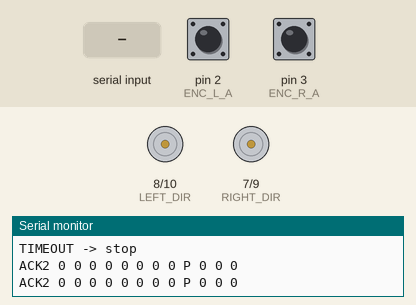
Recording of a sketch running on a simulated Arduino Uno, built with avr-gcc and run on an emulated ATmega328P. Parts: direction and speed pins drawn as motors (green arrow = direction pin HIGH = forward, orange = LOW = backward, longer = more drive), the last lines printed to the serial monitor. The inputs (shaded band) are chosen by the test bench; at power-on: pin 2 (ENC_L_A) HIGH, pin 3 (ENC_R_A) HIGH.

Above: at 1.2 s.
1.3 s: "F\n" received over Serial
At 2.1 s:
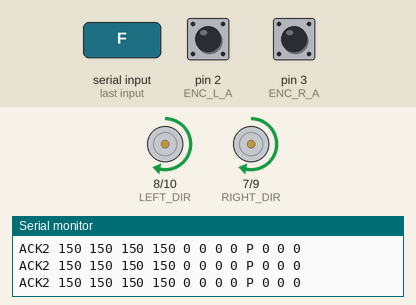
3.9 s: "B\n" received over Serial
At 4.6 s:
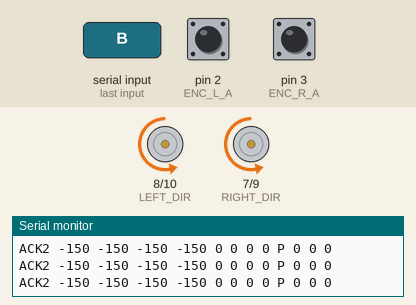
Timing chart, 0 to 6.9 s (numbered marks = the images above; inputs shaded):
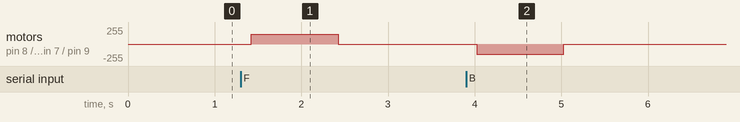

Measured:
- after the input at 1.3 s, motor on pin 8 (LEFT_DIR) / pin 10 (LEFT_PWM), motor on pin 7 (RIGHT_DIR) / pin 9 (RIGHT_PWM): stopped → forward 150/255 after 0.12 s, → stopped 1.0 s later
- after the input at 3.9 s, motor on pin 8 (LEFT_DIR) / pin 10 (LEFT_PWM), motor on pin 7 (RIGHT_DIR) / pin 9 (RIGHT_PWM): stopped → backward 150/255 after 0.12 s, → stopped 1.0 s later

The sketch:

MotorControl.ino
```cpp
/*
  Jetson Nano -> USB Serial -> Arduino Uno
  Two SmartElex 15S motor drivers, differential (tank) drive, one encoder
  per side (the two motors of a side share one driver and one encoder).

  Right driver: PWM = D9,  DIR = D7        Right encoder: A = D3 (INT1), B = A0
  Left driver:  PWM = D10, DIR = D8        Left  encoder: A = D2 (INT0), B = D4

  Protocol v3 (one line per command, newline terminated, 115200 baud)

    M<left>,<right>   raw signed PWM, -255..255 each          (open loop)
    V<left>,<right>   wheel speed targets in encoder ticks/s   (closed loop)
    G<kp>,<ki>,<kd>,<kff>,<minpwm>
                      PID gains x1000 (PWM per tick/s, per tick/s*s, ...);
                      minpwm = PWM at which a stopped wheel starts to turn
    S                 stop
    F B L R           legacy fixed-speed commands (LEGACY_SPEED)

  One "tick" = one edge of channel A (2 ticks per encoder pulse). Python
  converts ticks <-> m/s, the firmware never needs the wheel size.

  Safety (unchanged from v2)
    - Command timeout: no valid command for CMD_TIMEOUT_MS -> motors ramp to 0.
    - Slew limit: the applied PWM never changes faster than SLEW_PER_TICK per
      LOOP_TICK_MS, whatever the PID or the Jetson asks for. The direction pin
      only flips while the PWM is near zero.
    - Unknown / malformed input stops the motors.
  Added for the PID
    - The PID correction is clamped to +-CORR_MAX around the feed-forward, so
      a dead encoder can never run a wheel away.
    - A wheel that is commanded but shows no motion for FAULT_MS is flagged
      (bit in the ACK) and falls back to feed-forward only (open loop).

  Replies
    READY2 v3                      once at boot
    ACK2 tL tR cL cR vL vR eL eR m sL sR f
         t = PWM target (PID output in V mode), c = PWM applied,
         v = measured ticks/s, e = tick counters, m = P or V,
         s = ticks/s target, f = fault bits (1 = left, 2 = right encoder)
         Fields 1-4 are identical to v2, so old parsers still work.
    GAINS ok                       after a valid G command
    ERR ...                        on a bad command
*/

#define PWM_HIGH_FREQ 0   // 1 = Timer1 PWM ~3.9 kHz on D9/D10 (less motor whine)

// Encoder wiring. Quadrature (A+B) gives direction; with a single channel
// the direction is taken from the sign of the applied PWM instead.
#define ENC_QUADRATURE 1
#define ENC_INVERT_L 0    // set to 1 if forward counts go negative
#define ENC_INVERT_R 0

const int RIGHT_PWM = 9;
const int RIGHT_DIR = 7;
const int LEFT_PWM = 10;
const int LEFT_DIR = 8;

const int ENC_L_A = 2;
const int ENC_L_B = 4;
const int ENC_R_A = 3;
const int ENC_R_B = A0;

const int LEGACY_SPEED = 150;
const unsigned long CMD_TIMEOUT_MS = 1000;
const unsigned long LOOP_TICK_MS = 5;
const int SLEW_PER_TICK = 6;            // 6 PWM / 5 ms = 1200 PWM/s
const unsigned long ACK_PERIOD_MS = 100;
const unsigned long ACK_MIN_GAP_MS = 40;   // replies to commands are throttled

// PID
const unsigned long PID_PERIOD_MS = 20;    // 50 Hz speed measurement + PID
const float SPEED_FILTER = 0.5f;           // measured-speed low-pass (per PID tick)
const int SPEED_WINDOW = 5;                // speed = ticks over the last 5 PID periods (100 ms)
const float CORR_MAX = 100.0f;             // max PID correction, PWM
const float I_MAX = 80.0f;                 // integrator clamp, PWM
const unsigned long FAULT_MS = 1200;       // commanded but not moving for this long
const float FAULT_MIN_TARGET = 30.0f;      // ticks/s: below this we do not judge
const float FAULT_MOVING = 12.0f;          // ticks/s that count as "moving"

const int BUF_LEN = 48;
char buf[BUF_LEN];
int bufLen = 0;

int targetL = 0, targetR = 0;           // PWM the slew limiter walks toward
int curL = 0, curR = 0;                 // PWM applied now

// Encoder counters (written by interrupts)
volatile long encL = 0, encR = 0;

// Closed loop state
bool speedMode = false;
float spdTgtL = 0, spdTgtR = 0;         // ticks/s targets
float spdMeasL = 0, spdMeasR = 0;       // filtered ticks/s
long histL[SPEED_WINDOW], histR[SPEED_WINDOW];   // tick counters, oldest first at histIdx
unsigned long histT[SPEED_WINDOW];
int histIdx = 0;
float intL = 0, intR = 0;
float prevErrL = 0, prevErrR = 0;
unsigned long noMoveL = 0, noMoveR = 0; // ms commanded without motion
byte faultBits = 0;

// Gains (defaults are conservative; Python overwrites them with G on connect)
float kp = 0.8f, ki = 1.5f, kd = 0.0f, kff = 1.0f, minPwm = 40.0f;

unsigned long lastCmdMs = 0;
unsigned long lastTickMs = 0;
unsigned long lastAckMs = 0;
unsigned long lastPidMs = 0;
bool timedOut = false;

int clampPwm(int v) {
  if (v > 255) return 255;
  if (v < -255) return -255;
  return v;
}

int slewToward(int cur, int target) {
  if (target > cur + SLEW_PER_TICK) return cur + SLEW_PER_TICK;
  if (target < cur - SLEW_PER_TICK) return cur - SLEW_PER_TICK;
  return target;
}

void applyMotor(int pwmPin, int dirPin, int value) {
  // The direction pin is only flipped when |value| is already tiny, because
  // slewToward() walks the value through zero.
  digitalWrite(dirPin, value >= 0 ? HIGH : LOW);
  analogWrite(pwmPin, value >= 0 ? value : -value);
}

// ---- encoders -----------------------------------------------------------
void isrL() {
#if ENC_QUADRATURE
  if (digitalRead(ENC_L_A) == digitalRead(ENC_L_B)) encL--; else encL++;
#else
  encL++;
#endif
}

void isrR() {
#if ENC_QUADRATURE
  if (digitalRead(ENC_R_A) == digitalRead(ENC_R_B)) encR--; else encR++;
#else
  encR++;
#endif
}

long readEnc(volatile long* p) {
  noInterrupts();
  long v = *p;
  interrupts();
  return v;
}

// Signed tick counter as seen by the controller ("forward" = positive).
long sideTicks(bool left) {
  long raw = readEnc(left ? &encL : &encR);
#if ENC_QUADRATURE
  if (left) return ENC_INVERT_L ? -raw : raw;
  return ENC_INVERT_R ? -raw : raw;
#else
  // single channel: counts only grow, direction comes from the applied PWM
  return raw;
#endif
}

// ---- reporting ----------------------------------------------------------
void sendAck() {
  Serial.print(F("ACK2 "));
  Serial.print(targetL); Serial.print(' ');
  Serial.print(targetR); Serial.print(' ');
  Serial.print(curL);    Serial.print(' ');
  Serial.print(curR);    Serial.print(' ');
  Serial.print((int)spdMeasL); Serial.print(' ');
  Serial.print((int)spdMeasR); Serial.print(' ');
  Serial.print(sideTicks(true));  Serial.print(' ');
  Serial.print(sideTicks(false)); Serial.print(' ');
  Serial.print(speedMode ? 'V' : 'P'); Serial.print(' ');
  Serial.print((int)spdTgtL); Serial.print(' ');
  Serial.print((int)spdTgtR); Serial.print(' ');
  Serial.println(faultBits);
  lastAckMs = millis();
}

void sendAckThrottled() {
  if (millis() - lastAckMs >= ACK_MIN_GAP_MS) sendAck();
}

// ---- commands -----------------------------------------------------------
void resetPid() {
  intL = intR = 0;
  prevErrL = prevErrR = 0;
  noMoveL = noMoveR = 0;
  faultBits = 0;
}

void setTargets(int l, int r) {          // raw PWM (open loop)
  if (speedMode) resetPid();
  speedMode = false;
  spdTgtL = spdTgtR = 0;
  targetL = clampPwm(l);
  targetR = clampPwm(r);
  lastCmdMs = millis();
  timedOut = false;
}

void setSpeedTargets(long l, long r) {   // ticks/s (closed loop)
  if (!speedMode) resetPid();
  speedMode = true;
  spdTgtL = (float)l;
  spdTgtR = (float)r;
  lastCmdMs = millis();
  timedOut = false;
}

void handleLine(const char* line) {
  char c = line[0];
  int l, r;
  long sl, sr;
  int gp, gi, gd, gf, gm;
  switch (c) {
    case 'M':
    case 'm':
      if (sscanf(line + 1, "%d,%d", &l, &r) == 2) {
        setTargets(l, r);
        sendAckThrottled();
      } else {
        setTargets(0, 0);
        Serial.println(F("ERR: bad M args -> stop"));
      }
      break;
    case 'V':
    case 'v':
      if (sscanf(line + 1, "%ld,%ld", &sl, &sr) == 2) {
        setSpeedTargets(sl, sr);
        sendAckThrottled();
      } else {
        setTargets(0, 0);
        Serial.println(F("ERR: bad V args -> stop"));
      }
      break;
    case 'G':
    case 'g':
      if (sscanf(line + 1, "%d,%d,%d,%d,%d", &gp, &gi, &gd, &gf, &gm) == 5) {
        kp = gp / 1000.0f;
        ki = gi / 1000.0f;
        kd = gd / 1000.0f;
        kff = gf / 1000.0f;
        minPwm = (float)gm;
        resetPid();
        Serial.println(F("GAINS ok"));
      } else {
        Serial.println(F("ERR: bad G args"));
      }
      break;
    case 'F': case 'f': setTargets( LEGACY_SPEED,  LEGACY_SPEED); sendAckThrottled(); break;
    case 'B': case 'b': setTargets(-LEGACY_SPEED, -LEGACY_SPEED); sendAckThrottled(); break;
    case 'L': case 'l': setTargets(-LEGACY_SPEED,  LEGACY_SPEED); sendAckThrottled(); break;
    case 'R': case 'r': setTargets( LEGACY_SPEED, -LEGACY_SPEED); sendAckThrottled(); break;
    case 'S': case 's': setTargets(0, 0); sendAck(); break;
    default:
      setTargets(0, 0);
      Serial.println(F("ERR: unknown cmd -> stop"));
      break;
  }
}

// ---- speed measurement + PID --------------------------------------------
// One side: returns the PWM target for the slew limiter.
int pidSide(float dtS, float raw, float* meas,
            float tgt, float* integ, float* prevErr, unsigned long* noMove,
            byte faultBit, int appliedPwm) {
#if !ENC_QUADRATURE
  // Single channel: the sign comes from the way the wheel is being driven.
  if (appliedPwm < 0) raw = -raw;
#endif
  *meas += SPEED_FILTER * (raw - *meas);

  if (tgt == 0.0f) {                      // stop: no PID, no integrator
    *integ = 0; *prevErr = 0; *noMove = 0;
    faultBits &= ~faultBit;
    return 0;
  }

  float sgn = tgt > 0 ? 1.0f : -1.0f;
  float ff = sgn * minPwm + kff * tgt;
  float err = tgt - *meas;

  // Encoder fault: commanded for a while but the wheel does not move.
  if (fabs(tgt) >= FAULT_MIN_TARGET && fabs(*meas) < FAULT_MOVING) {
    if (*noMove < 60000UL) *noMove += PID_PERIOD_MS;
    if (*noMove >= FAULT_MS) faultBits |= faultBit;
  } else {
    *noMove = 0;
    if (fabs(*meas) > 2 * FAULT_MOVING) faultBits &= ~faultBit;
  }
  if (faultBits & faultBit) {             // trust the feed-forward only
    *integ = 0;
    return constrain((int)ff, -255, 255);
  }

  float deriv = (err - *prevErr) / dtS;
  *prevErr = err;
  float corr = kp * err + *integ + kd * deriv;
  float out = ff + constrain(corr, -CORR_MAX, CORR_MAX);
  bool saturated = (out > 255.0f && err > 0) || (out < -255.0f && err < 0);
  if (!saturated) {
    *integ += ki * err * dtS;
    *integ = constrain(*integ, -I_MAX, I_MAX);
  }
  // never let the PID push a wheel against the commanded direction
  if (sgn > 0 && out < 0) out = 0;
  if (sgn < 0 && out > 0) out = 0;
  return constrain((int)out, -255, 255);
}

void pidUpdate(unsigned long now) {
  float dtS = (now - lastPidMs) / 1000.0f;
  lastPidMs = now;
  if (dtS <= 0) return;
  long tl = sideTicks(true), tr = sideTicks(false);
  // A 100 ms window instead of one 20 ms period: a slow wheel only makes a
  // few ticks per period, which would make the speed jump between 0 and 2x.
  float winS = (now - histT[histIdx]) / 1000.0f;
  float rawL = winS > 0.02f ? (tl - histL[histIdx]) / winS : 0;
  float rawR = winS > 0.02f ? (tr - histR[histIdx]) / winS : 0;
  histL[histIdx] = tl; histR[histIdx] = tr; histT[histIdx] = now;
  histIdx = (histIdx + 1) % SPEED_WINDOW;
  int ol = pidSide(dtS, rawL, &spdMeasL, speedMode ? spdTgtL : 0,
                   &intL, &prevErrL, &noMoveL, 1, curL);
  int orr = pidSide(dtS, rawR, &spdMeasR, speedMode ? spdTgtR : 0,
                    &intR, &prevErrR, &noMoveR, 2, curR);
  if (speedMode) {
    targetL = ol;
    targetR = orr;
  }
}

void setup() {
  pinMode(RIGHT_PWM, OUTPUT);
  pinMode(RIGHT_DIR, OUTPUT);
  pinMode(LEFT_PWM, OUTPUT);
  pinMode(LEFT_DIR, OUTPUT);
  analogWrite(RIGHT_PWM, 0);
  analogWrite(LEFT_PWM, 0);
  digitalWrite(RIGHT_DIR, HIGH);
  digitalWrite(LEFT_DIR, HIGH);

  pinMode(ENC_L_A, INPUT_PULLUP);
  pinMode(ENC_L_B, INPUT_PULLUP);
  pinMode(ENC_R_A, INPUT_PULLUP);
  pinMode(ENC_R_B, INPUT_PULLUP);
  attachInterrupt(digitalPinToInterrupt(ENC_L_A), isrL, CHANGE);
  attachInterrupt(digitalPinToInterrupt(ENC_R_A), isrR, CHANGE);

#if PWM_HIGH_FREQ
  TCCR1B = (TCCR1B & 0xF8) | 0x02;     // Timer1 prescaler /8 -> ~3.9 kHz
#endif

  Serial.begin(115200);
  Serial.println(F("READY2 v3"));
  lastCmdMs = millis();
  lastPidMs = millis();
  for (int i = 0; i < SPEED_WINDOW; i++) {
    histL[i] = histR[i] = 0;
    histT[i] = millis();
  }
}

void loop() {
  // Read whatever is waiting; commands are newline-terminated.
  while (Serial.available() > 0) {
    char ch = (char)Serial.read();
    if (ch == '\n' || ch == '\r') {
      if (bufLen > 0) {
        buf[bufLen] = '\0';
        handleLine(buf);
        bufLen = 0;
      }
    } else if (bufLen < BUF_LEN - 1) {
      buf[bufLen++] = ch;
    } else {
      bufLen = 0;                       // overflow: drop the line
      setTargets(0, 0);
      Serial.println(F("ERR: line too long -> stop"));
    }
  }

  unsigned long now = millis();

  // Watchdog: the Jetson re-sends at >= 10 Hz while it is healthy.
  if (!timedOut && (now - lastCmdMs) > CMD_TIMEOUT_MS) {
    speedMode = false;
    spdTgtL = spdTgtR = 0;
    targetL = 0;
    targetR = 0;
    timedOut = true;
    Serial.println(F("TIMEOUT -> stop"));
  }

  if (now - lastPidMs >= PID_PERIOD_MS) {
    pidUpdate(now);
  }

  // Fixed-rate slew, no blocking delays.
  if (now - lastTickMs >= LOOP_TICK_MS) {
    lastTickMs = now;
    curL = slewToward(curL, targetL);
    curR = slewToward(curR, targetR);
    applyMotor(LEFT_PWM, LEFT_DIR, curL);
    applyMotor(RIGHT_PWM, RIGHT_DIR, curR);
  }

  if (now - lastAckMs >= ACK_PERIOD_MS) {
    sendAck();
  }
}
```
